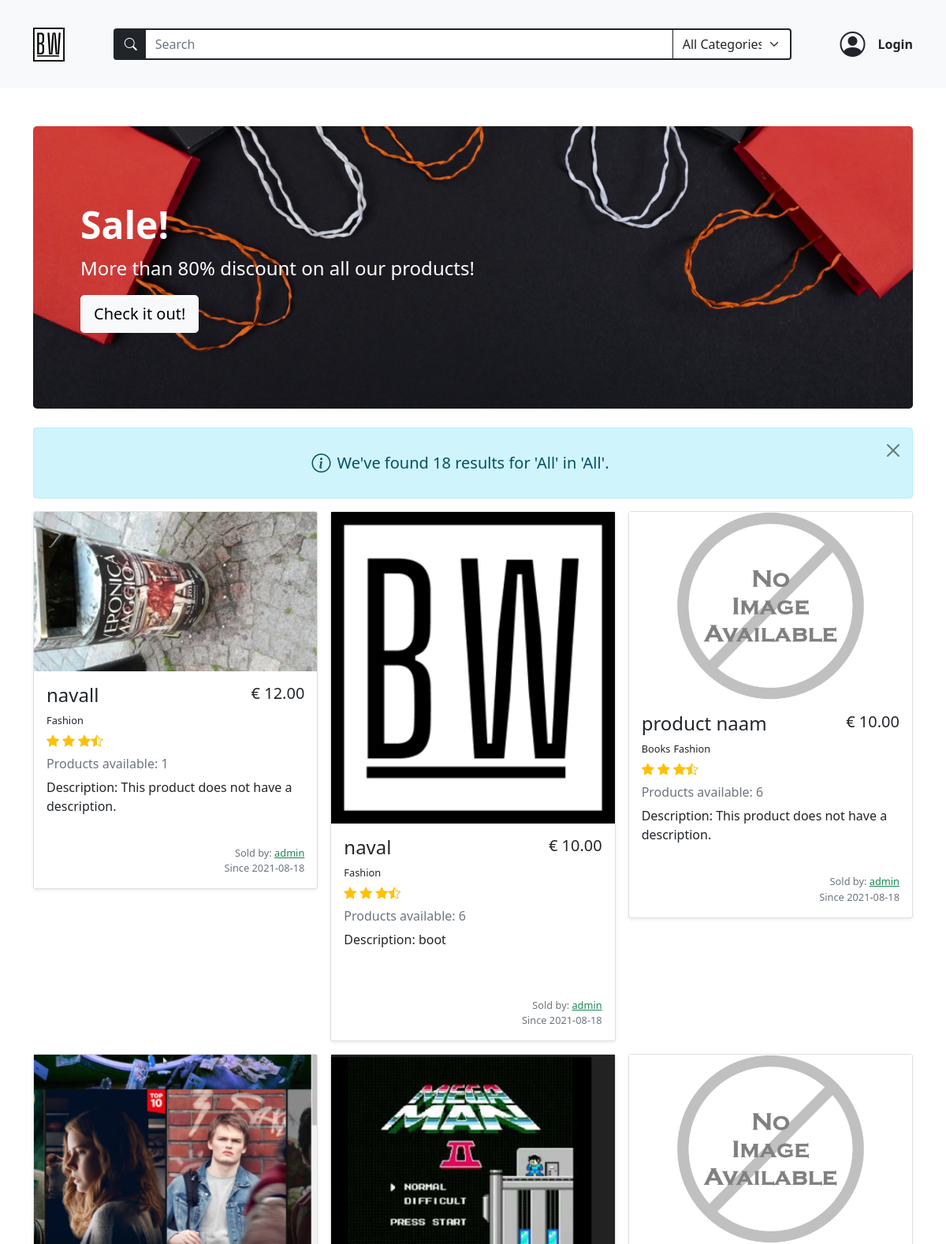
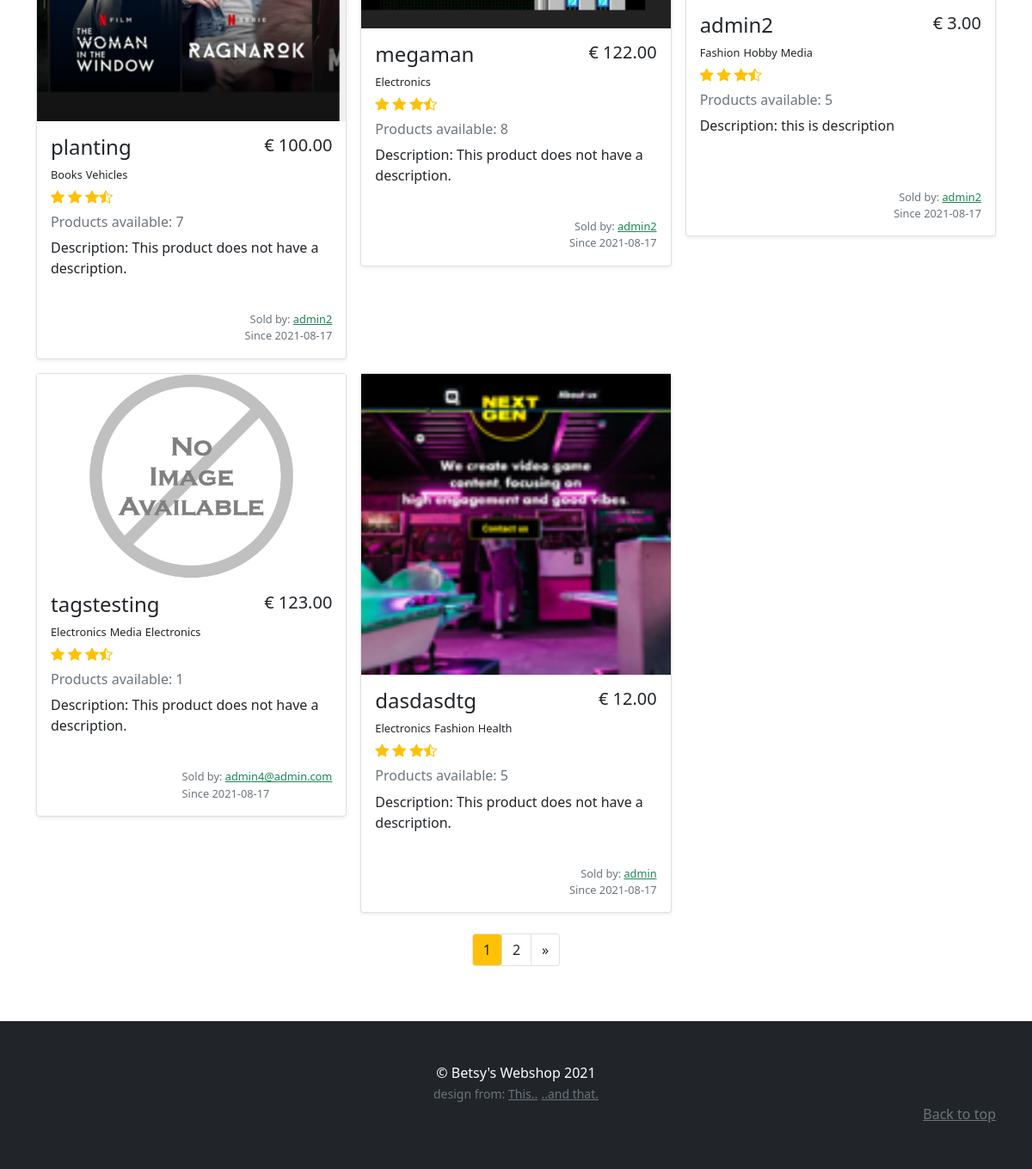
Screenshot of /search_results/All/All/ with the database file from the repository (2 pictures, top to bottom).
### models.py (models this page shows, shortened)
class BaseModel(db_wrapper.Model):
    class Meta:
        database = db

class Product(BaseModel):
    name = CharField(max_length=50)
    description = TextField(null=True)
    price_per_unit = DecimalField(
        constraints=[Check("price_per_unit >= 0")],
        decimal_places=2,
        auto_round=True,
        null=True,
        default=0,
        max_digits=10,
    )
    stock = IntegerField(default=1)
    owner = ForeignKeyField(User, backref="products")
    product_pic = CharField(null=True, default="default_product.jpg")
    date_posted = DateTimeField(formats="%Y-%m-%d %H:%M", default=datetime.now())

class ProductTag(BaseModel):
    product = ForeignKeyField(Product, index=True, backref="tags")
    tag = ForeignKeyField(Tag, index=True, backref="products")

class Tag(BaseModel):
    name = CharField(unique=True, max_length=30)

class User(BaseModel, UserMixin):
    first_name = CharField(index=True, max_length=30, null=True, default="")
    last_name = CharField(max_length=120, null=True, default="")
    address = CharField(max_length=200, null=True, default="")
    city = CharField(max_length=50, null=True, default="")
    country = CharField(max_length=50, null=True)
    cc_number = IntegerField(null=True, default="")
    username = CharField(index=True, max_length=30, unique=True)
    email = CharField(index=True, max_length=50, unique=True)
    password = CharField(max_length=20)
    profile_pic = CharField(null=True, default="default_user.jpg")

### routes.py (the view, shortened to what this page needs)
@app.route(
    "/search_results/<search_term>/<search_tag>/",
    methods=["GET", "POST"],
)
def search_results(search_term, search_tag):
    register_form = RegistrationForm(prefix="register_form")
    login_form = LoginForm(prefix="login_form")
    search_form = SearchForm(prefix="search_form")
    search_form.search_tag.choices = get_alpha_tag_names()
    page = request.args.get("page", 1, type=int)
    if current_user.is_anonymous:
        user = None
    else:
        user = User.get(current_user.id)
    if search_term == "All" and search_tag == "All":
        all_products_on_search = Product.select()
    elif search_term == "All":
        all_products_on_search = get_products_per_tag(search_tag)
    elif search_tag == "All":
        all_products_on_search = get_products_by_name(search_term)
    product_count = all_products_on_search.count()
    all_products_on_search = all_products_on_search.order_by(-Product.id)
    if product_count == 0:
        return redirect(url_for("no_results", search_query=search_term))
    return object_list(
        "search_results.html",
        query=all_products_on_search,
        context_variable="product_list",
        paginate_by=8,
        page=page,
        title="Search",
        product_count=product_count,
        login_form=login_form,
        register_form=register_form,
        search_form=search_form,
        user=user,
        all_products=Product.select(),
        search_tuple=(search_term, search_tag),
    )

### forms.py (shortened to what this page needs)
class RegistrationForm(FlaskForm):
    username = StringField(
        "Username",
        validators=[InputRequired(), Length(min=2, max=30)],
    )
    email = StringField(
        "Email", validators=[InputRequired(), Length(min=5, max=50), Email()]
    )
    password = PasswordField(
        "Set Password",
        validators=[
            InputRequired(),
            EqualTo(
                "password_confirm", message="Password must be identical in both inputs"
            ),
            Length(min=5, max=20),
        ],
    )
    password_confirm = PasswordField("Confirm Password", validators=[InputRequired()])
    submit = SubmitField("Sign Up")

class LoginForm(FlaskForm):
    email = StringField(
        "Email", validators=[InputRequired(), Length(min=2, max=50), Email()]
    )
    password = PasswordField("Your Password", validators=[InputRequired()])
    login = SubmitField("Login!")

### main.py (called while the page is built)
def get_alpha_tag_names() -> tuple[
    Tag
]:  # deze kan mss weg of in de form zelf zetten, tags zijn statisch nu
    tags = Tag.select().order_by(Tag.name)
    tag_list = [(tag.name, tag.name) for tag in tags]
    tag_list.insert(0, ("All", "All Categories"))
    return tag_list

### templates/search_results.html (shortened to what this page needs)
{% extends "base.html" %} {% block content %}
<div class="container py-5">
  <div class="p-5 mb-4 bg-dark rounded-3 search-results-banner banner">
    <div class="container-fluid py-5">
      <h1 class="display-5 fw-bold text-white">Sale!</h1>
      <p class="col-md-8 fs-4 text-white">
        More than 80% discount on all our products!
      </p>
      <button class="btn btn-light btn-lg" type="button">Check it out!</button>
    </div>
  </div>
  <div
    class="
      alert alert-info
      d-flex
      align-items-center
      justify-content-center
      alert-dismissible
      fade
      show
    "
    role="alert"
  >
    <i class="bi bi-info-circle me-2" style="font-size: 1.5rem"></i>
    <div class="text-center">
      <h5 class="text-center my-3">
        {% if product_count == 1 %} We've found {{ product_count }} result for
        '{{ search_tuple[0] }}' in '{{ search_tuple[1] }}'. {% else %} We've
        found {{ product_count }} results for '{{ search_tuple[0] }}' in '{{
        search_tuple[1] }}'. {% endif %}
      </h5>
    </div>
    <button
      type="button"
      class="btn-close"
      data-bs-dismiss="alert"
      aria-label="Close"
    ></button>
  </div>
  <div class="album" id="page_top">
    <div class="row row-cols-1 row-cols-md-2 row-cols-lg-3 g-3">
      {% for product in product_list %} {% include
      "product_in_search_results.html" %} {% endfor%}
    </div>
  </div>
  <nav
    class="btn-group mx-auto text-center d-block mt-4"
    aria-label="Page navigation example"
  >
    {% set cur_page = pagination.get_page() %}
    {% set page_count = pagination.get_page_count() %}
    <ul class="pagination justify-content-center">
      <li class="page-item text-dark">
        <a
          href="#page_top"
          role="button"
          type="button"
          class="page-link btn btn-warning text-dark bg-warning"
          >{{cur_page}}</a
        >
      </li>
      {% if cur_page != page_count %}
      <li class="page-item text-dark">
        <a
          class="page-link text-dark"
          href="{{ request.path }}?page={{cur_page + 1}}#page_top"
          aria-label="Next"
        >
          {{cur_page + 1}}
        </a>
      </li>
      <li class="page-item text-dark">
        <a
          class="page-link text-dark"
          href="{{ request.path }}?page={{page_count}}#page_top"
          aria-label="Last Page"
        >
          <span aria-hidden="true">&raquo;</span>
        </a>
      </li>
      {% endif %}
    </ul>
  </nav>
</div>
{% endblock content %}

### templates/product_in_search_results.html (shortened to what this page needs)
<div class="col" id="productID-{{product.id}}">
  <div class="card shadow-sm">
    <img
      src="{{  url_for('static', filename='/product_pics/' + product.product_pic)  }}"
      alt="{{ product.name }}"
    />
    <div class="card-body h-100">
      <div class="d-flex justify-content-between">
        <h4>{{ product.name }}</h4>
        <h5>€ {{ "%.2f"|format(product.price_per_unit) }}</h5>
      </div>
      <ul class="d-flex p-0 mb-0">
        {% if product.tags %} {% for producttags in product.tags %}
        <span class="pe-1 fs-small"> {{producttags.tag.name}}</span>
        {% endfor %} {% else %}
        <span class="pe-1 fs-small">This product has no categories.</span>
        {% endif %}
      </ul>
      <div class="d-flex text-warning py-1">
        <i class="bi bi-star-fill"></i>
        <i class="bi bi-star-fill mx-1"></i>
        <i class="bi bi-star-fill"></i>
        <i class="bi bi-star-half"></i>
      </div>
      <h6 class="text-muted my-0 mt-1 mb-2">
        Products available: {{product.stock}}
      </h6>
      <p class="card-text mt-2" style="min-height: 70px">
        Description: {% if product.description %} {{ product.description }} {%
        else %} This product does not have a description. {% endif %}
      </p>
      <div class="d-flex justify-content-between">
        <div class="text-muted fs-small m-0 p-0 ms-auto">
          <p class="m-0 text-end">
            Sold by: {% if current_user.username == product.owner.username %}
            <small>You</small>
            {% else %}
            <a
              class="text-success"
              href="{{url_for('user_profile', user_id=product.owner.id)}}"
              >{{ product.owner.username }}</a
            >
            {% endif %}
          </p>
          <p class="m-0">Since {{product.date_posted[0:10]}}</p>
        </div>
      </div>
    </div>
  </div>
</div>

### static/styles.css (style rules this page uses)
.banner { background-repeat: no-repeat; background-size: cover; }
.search-results-banner { background-image: url("../static/assets/search_results.png"); background-position: center center; }
.fs-small { font-size: 0.8rem; }

### rows the page displays
Product: product_pic (picture), name "navall", price_per_unit "12.00", stock "1", shows "This product does not have a description.", owner.username "admin", date_posted "2021-08-18"
ProductTag: tag.name "Fashion"
Product: product_pic (picture), name "naval", price_per_unit "10.00", stock "6", description "boot", owner.username "admin", date_posted "2021-08-18"
ProductTag: tag.name "Fashion"
Product: product_pic (placeholder picture), name "product naam", price_per_unit "10.00", stock "6", shows "This product does not have a description.", owner.username "admin", date_posted "2021-08-18"
ProductTag: tag.name "Books"
ProductTag: tag.name "Fashion"
Product: product_pic (picture), name "planting", price_per_unit "100.00", stock "7", shows "This product does not have a description.", owner.username "admin2", date_posted "2021-08-17"
ProductTag: tag.name "Books"
ProductTag: tag.name "Vehicles"
Product: product_pic (picture), name "megaman", price_per_unit "122.00", stock "8", shows "This product does not have a description.", owner.username "admin2", date_posted "2021-08-17"
ProductTag: tag.name "Electronics"
Product: product_pic (placeholder picture), name "admin2", price_per_unit "3.00", stock "5", description "this is description", owner.username "admin2", date_posted "2021-08-17"
ProductTag: tag.name "Fashion"
ProductTag: tag.name "Hobby"
ProductTag: tag.name "Media"
Product: product_pic (placeholder picture), name "tagstesting", price_per_unit "123.00", stock "1", shows "This product does not have a description.", owner.username "admin4@admin.com", date_posted "2021-08-17"
ProductTag: tag.name "Electronics"
ProductTag: tag.name "Media"
ProductTag: tag.name "Electronics"
Product: product_pic (picture), name "dasdasdtg", price_per_unit "12.00", stock "5", shows "This product does not have a description.", owner.username "admin", date_posted "2021-08-17"
ProductTag: tag.name "Electronics"
ProductTag: tag.name "Fashion"
ProductTag: tag.name "Health"

### other values shown
{{ product_count }} "18"
{{ search_tuple[0] }} "All"
{{ search_tuple[1] }} "All"
{{ cur_page }} "1"
{{ cur_page + 1 }} "2"
